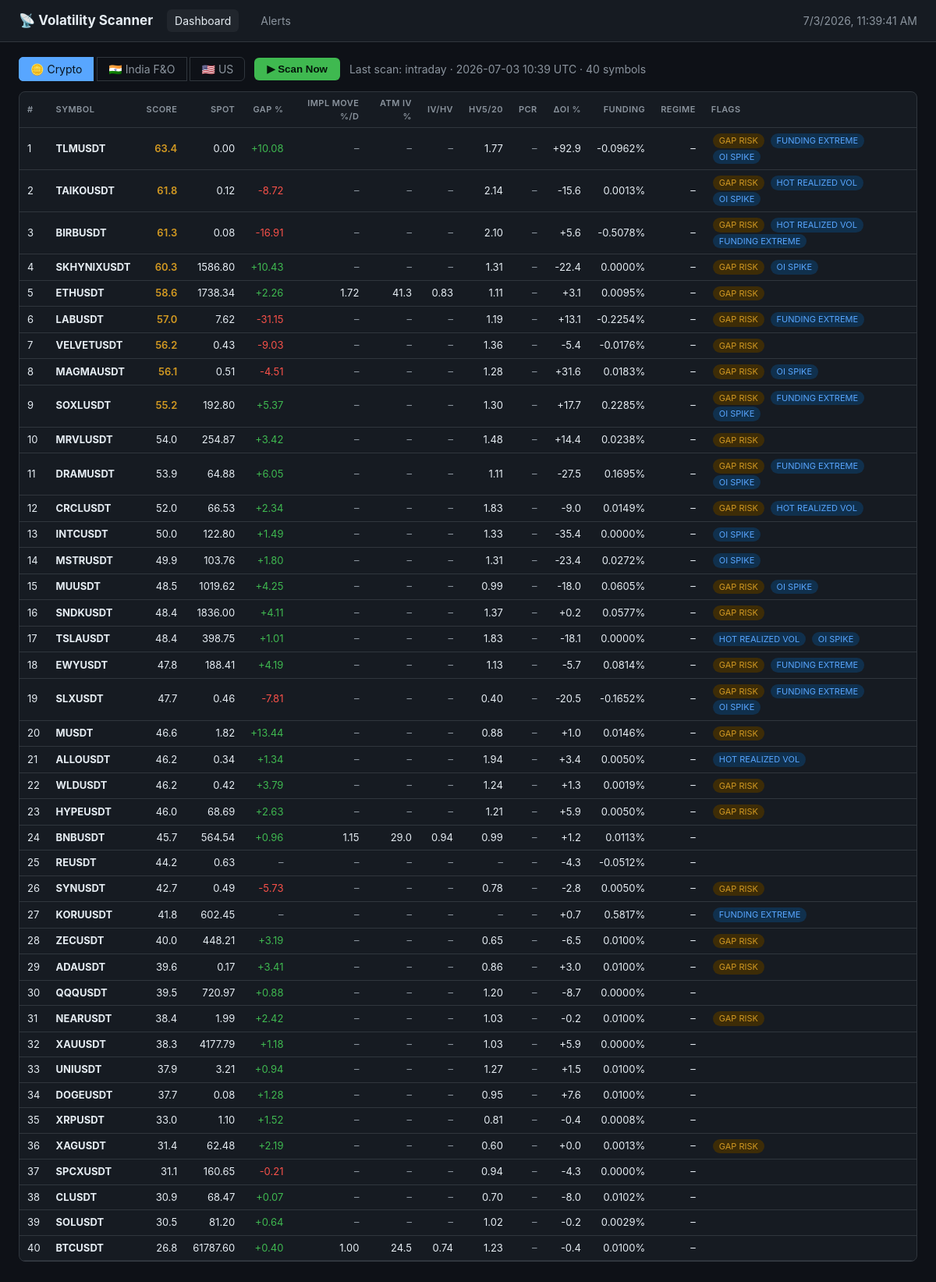
The app's page /?market=CRYPTO with its own data.
### models.py (models this page shows)
class ScanRun(db.Model):
    __tablename__ = "scan_runs"
    id          = db.Column(db.Integer, primary_key=True)
    market_type = db.Column(db.String(10), nullable=False, index=True)
    scan_kind   = db.Column(db.String(20), nullable=False)  # premarket | postopen | intraday | manual
    started_at  = db.Column(db.DateTime, default=utcnow)
    finished_at = db.Column(db.DateTime)
    n_symbols   = db.Column(db.Integer, default=0)
    n_errors    = db.Column(db.Integer, default=0)
    status      = db.Column(db.String(15), default="running")  # running | done | failed
    results = db.relationship("ScanResult", backref="run", lazy="dynamic")

class ScanResult(db.Model):
    __tablename__ = "scan_results"
    id           = db.Column(db.Integer, primary_key=True)
    run_id       = db.Column(db.Integer, db.ForeignKey("scan_runs.id"), index=True)
    market_type  = db.Column(db.String(10), nullable=False, index=True)
    symbol       = db.Column(db.String(30), nullable=False, index=True)
    scanned_at   = db.Column(db.DateTime, default=utcnow)
    spot         = db.Column(db.Float)
    prev_close   = db.Column(db.Float)
    gap_pct      = db.Column(db.Float)          # (spot - prev_close)/prev_close * 100
    implied_move = db.Column(db.Float)          # straddle-implied 1-day move %
    atm_iv       = db.Column(db.Float)          # ATM IV %
    iv_hv_ratio  = db.Column(db.Float)          # ATM IV vs 20d realized vol
    hv_short     = db.Column(db.Float)          # 5d realized vol (annualized %)
    hv_long      = db.Column(db.Float)          # 20d realized vol (annualized %)
    hv_ratio     = db.Column(db.Float)          # hv_short / hv_long
    atr_pct      = db.Column(db.Float)          # 14d ATR as % of close
    dist_52w_pct = db.Column(db.Float)          # distance from nearer 52w extreme, %
    pcr          = db.Column(db.Float)          # put-call OI ratio
    oi_total     = db.Column(db.Float)
    oi_change_pct = db.Column(db.Float)         # vs previous logged scan
    regime       = db.Column(db.String(20))     # Positive/Negative Gamma (or None)
    gamma_flip   = db.Column(db.Float)
    funding_rate = db.Column(db.Float)          # crypto only
    features_json = db.Column(db.Text)          # full raw snapshot for future model training
    score        = db.Column(db.Float, index=True)  # composite 0–100
    rank         = db.Column(db.Integer)
    flags        = db.Column(db.String(200))    # comma-separated triggered flags

### app.py (the view)
@app.route("/")
def dashboard():
    market = request.args.get("market", MARKET_INDIA).upper()
    if market not in VALID_MARKETS:
        market = MARKET_INDIA
    run = _latest_run(market)
    results = _run_results(run) if run else []
    return render_template("dashboard.html",
                           market=market, markets=sorted(VALID_MARKETS),
                           run=run, results=results,
                           scanning=scheduler.is_running(market))

### app.py (called while the page is built)
def _latest_run(market_type: str) -> ScanRun | None:
    return (ScanRun.query.filter_by(market_type=market_type, status="done")
            .order_by(ScanRun.id.desc()).first())

def _run_results(run: ScanRun) -> list[dict]:
    rows = (ScanResult.query.filter_by(run_id=run.id)
            .order_by(ScanResult.rank).all())
    out = []
    for r in rows:
        out.append({
            "rank": r.rank, "symbol": r.symbol, "score": r.score,
            "spot": r.spot, "gap_pct": r.gap_pct,
            "implied_move": r.implied_move, "atm_iv": r.atm_iv,
            "iv_hv_ratio": r.iv_hv_ratio, "hv_ratio": r.hv_ratio,
            "pcr": r.pcr, "oi_change_pct": r.oi_change_pct,
            "regime": r.regime, "funding_rate": r.funding_rate,
            "flags": r.flags or "",
        })
    return out

### scheduler.py (called while the page is built)
def is_running(market_type: str) -> bool:
    return _running.get(market_type, False)

### templates/dashboard.html (shortened to what this page needs)
{% extends "base.html" %}
{% block content %}
<div class="bar">
  <div class="tabs">
    {% for m in markets %}
      <a href="/?market={{ m }}" class="{{ 'active' if m == market }}">
        {{ {'INDIA':'🇮🇳 India F&O','CRYPTO':'🪙 Crypto','US':'🇺🇸 US'}[m] }}</a>
    {% endfor %}
  </div>
  <button id="scanBtn" {{ 'disabled' if scanning }}>
    {{ 'Scanning…' if scanning else '▶ Scan Now' }}</button>
  {% if run %}
    <span class="muted">Last scan: {{ run.scan_kind }} ·
      {{ run.finished_at.strftime('%Y-%m-%d %H:%M UTC') if run.finished_at }} ·
      {{ run.n_symbols }} symbols</span>
  {% else %}
    <span class="muted">No scan yet for {{ market }} — hit Scan Now.</span>
  {% endif %}
</div>
{% if results %}
<div class="card" style="padding:0; overflow-x:auto;">
<table>
  <thead><tr>
    <th>#</th><th>Symbol</th><th>Score</th><th>Spot</th><th>Gap %</th>
    <th>Impl Move %/d</th><th>ATM IV %</th><th>IV/HV</th><th>HV5/20</th>
    <th>PCR</th><th>ΔOI %</th>
    {% if market == 'CRYPTO' %}<th>Funding</th>{% endif %}
    <th>Regime</th><th style="text-align:left">Flags</th>
  </tr></thead>
  <tbody>
  {% for r in results %}
    {% macro num(v, d=2, sign=False) -%}
      {%- if v is none -%}<span class="muted">–</span>
      {%- else -%}{{ '%+.*f'|format(d, v) if sign else '%.*f'|format(d, v) }}{%- endif -%}
    {%- endmacro %}
    <tr>
      <td>{{ r.rank }}</td>
      <td><strong>{{ r.symbol }}</strong></td>
      <td class="{{ 'score-hi' if r.score >= 70 else ('score-md' if r.score >= 55) }}">
        {{ num(r.score, 1) }}</td>
      <td>{{ num(r.spot) }}</td>
      <td class="{{ 'neg' if r.gap_pct and r.gap_pct < 0 else ('pos' if r.gap_pct) }}">
        {{ num(r.gap_pct, 2, True) }}</td>
      <td>{{ num(r.implied_move) }}</td>
      <td>{{ num(r.atm_iv, 1) }}</td>
      <td>{{ num(r.iv_hv_ratio) }}</td>
      <td>{{ num(r.hv_ratio) }}</td>
      <td>{{ num(r.pcr) }}</td>
      <td>{{ num(r.oi_change_pct, 1, True) }}</td>
      {% if market == 'CRYPTO' %}
        <td>{{ num(r.funding_rate * 100 if r.funding_rate is not none else none, 4) }}%</td>
      {% endif %}
      <td class="{{ 'neg' if r.regime == 'Negative Gamma' }}">
        {{ r.regime or '–' }}</td>
      <td style="text-align:left">
        {% for f in r.flags.split(',') if f %}
          <span class="pill {{ 'crit' if 'GAMMA' in f else ('high' if f in ('GAP_RISK','IMPLIED_MOVE_SPIKE') else 'med') }}">{{ f.replace('_',' ') }}</span>
        {% endfor %}
      </td>
    </tr>
  {% endfor %}
  </tbody>
</table>
</div>
{% endif %}
{% endblock %}

### templates/base.html (shortened to what this page needs)
<!doctype html>
<html lang="en">
<head>
</head>
<body>
<header>
  <h1>📡 Volatility Scanner</h1>
  <a href="/" class="{{ 'active' if request.path == '/' }}">Dashboard</a>
  <a href="/alerts" class="{{ 'active' if request.path == '/alerts' }}">Alerts</a>
  <span class="muted" id="clock"></span>
</header>
<main>{% block content %}{% endblock %}</main>
</body>
</html>

### templates/base.html (style rules this page uses)
:root { --bg: #0e1117; --panel: #161b22; --border: #30363d; --text: #e6edf3; --muted: #8b949e; --accent: #58a6ff; --red: #f85149; --green: #3fb950; --orange: #d29922; --purple: #bc8cff; }
* { box-sizing: border-box; }
body { margin: 0; background: var(--bg); color: var(--text); font: 14px/1.5 -apple-system, "Segoe UI", Roboto, sans-serif; }
header { display: flex; align-items: center; gap: 18px; padding: 12px 24px; background: var(--panel); border-bottom: 1px solid var(--border); }
header h1 { font-size: 17px; margin: 0; }
header a { color: var(--muted); text-decoration: none; padding: 4px 10px; border-radius: 6px; }
header a.active, header a:hover { color: var(--text); background: #21262d; }
main { padding: 20px 24px; max-width: 1280px; margin: 0 auto; }
table { border-collapse: collapse; width: 100%; font-size: 13px; }
th, td { padding: 6px 10px; text-align: right; border-bottom: 1px solid var(--border); }
th { color: var(--muted); font-weight: 600; text-transform: uppercase; font-size: 11px; letter-spacing: .04em; }
th:nth-child(-n+2), td:nth-child(-n+2) { text-align: left; }
.pill { display: inline-block; padding: 1px 8px; border-radius: 10px; font-size: 11px; margin: 1px 2px; }
.pill.high { background: #3d2c07; color: var(--orange); }
.pill.med { background: #10304d; color: var(--accent); }
.neg { color: var(--red); }
.pos { color: var(--green); }
.score-md { color: var(--orange); font-weight: 600; }
.muted { color: var(--muted); }
.bar { display: flex; align-items: center; gap: 12px; margin-bottom: 14px; flex-wrap: wrap; }
.tabs a { padding: 6px 14px; border: 1px solid var(--border); color: var(--muted); text-decoration: none; }
.tabs a:first-child { border-radius: 6px 0 0 6px; }
.tabs a:last-child { border-radius: 0 6px 6px 0; }
.tabs a.active { background: var(--accent); color: #08131f; border-color: var(--accent); }
button { background: var(--green); border: 0; color: #04150a; font-weight: 600; padding: 7px 16px; border-radius: 6px; cursor: pointer; }
.card { background: var(--panel); border: 1px solid var(--border); border-radius: 8px; padding: 14px 16px; margin-bottom: 16px; }

### records on screen
ScanRun: scan_kind "intraday", finished_at "2026-07-03 10:39 UTC", n_symbols "40"
ScanResult: rank "1", symbol "TLMUSDT", score "63.4 0.00 +10.08 1.77 +92.9 -0.0962", regime "–", replace "GAP RISK" "FUNDING EXTREME" "OI SPIKE"
ScanResult: rank "2", symbol "TAIKOUSDT", score "61.8 0.12 -8.72 2.14 -15.6 0.0013", regime "–", replace "GAP RISK" "HOT REALIZED VOL" "OI SPIKE"
ScanResult: rank "3", symbol "BIRBUSDT", score "61.3 0.08 -16.91 2.10 +5.6 -0.5078", regime "–", replace "GAP RISK" "HOT REALIZED VOL" "FUNDING EXTREME"
ScanResult: rank "4", symbol "SKHYNIXUSDT", score "60.3 1586.80 +10.43 1.31 -22.4 0.0000", regime "–", replace "GAP RISK" "OI SPIKE"
ScanResult: rank "5", symbol "ETHUSDT", score "58.6 1738.34 +2.26 1.72 41.3 0.83 1.11 +3.1 0.0095", regime "–", replace "GAP RISK"
ScanResult: rank "6", symbol "LABUSDT", score "57.0 7.62 -31.15 1.19 +13.1 -0.2254", regime "–", replace "GAP RISK" "FUNDING EXTREME"
ScanResult: rank "7", symbol "VELVETUSDT", score "56.2 0.43 -9.03 1.36 -5.4 -0.0176", regime "–", replace "GAP RISK"
ScanResult: rank "8", symbol "MAGMAUSDT", score "56.1 0.51 -4.51 1.28 +31.6 0.0183", regime "–", replace "GAP RISK" "OI SPIKE"
ScanResult: rank "9", symbol "SOXLUSDT", score "55.2 192.80 +5.37 1.30 +17.7 0.2285", regime "–", replace "GAP RISK" "FUNDING EXTREME" "OI SPIKE"
ScanResult: rank "10", symbol "MRVLUSDT", score "54.0 254.87 +3.42 1.48 +14.4 0.0238", regime "–", replace "GAP RISK"
ScanResult: rank "11", symbol "DRAMUSDT", score "53.9 64.88 +6.05 1.11 -27.5 0.1695", regime "–", replace "GAP RISK" "FUNDING EXTREME" "OI SPIKE"
ScanResult: rank "12", symbol "CRCLUSDT", score "52.0 66.53 +2.34 1.83 -9.0 0.0149", regime "–", replace "GAP RISK" "HOT REALIZED VOL"
ScanResult: rank "13", symbol "INTCUSDT", score "50.0 122.80 +1.49 1.33 -35.4 0.0000", regime "–", replace "OI SPIKE"
ScanResult: rank "14", symbol "MSTRUSDT", score "49.9 103.76 +1.80 1.31 -23.4 0.0272", regime "–", replace "OI SPIKE"
ScanResult: rank "15", symbol "MUUSDT", score "48.5 1019.62 +4.25 0.99 -18.0 0.0605", regime "–", replace "GAP RISK" "OI SPIKE"
ScanResult: rank "16", symbol "SNDKUSDT", score "48.4 1836.00 +4.11 1.37 +0.2 0.0577", regime "–", replace "GAP RISK"
ScanResult: rank "17", symbol "TSLAUSDT", score "48.4 398.75 +1.01 1.83 -18.1 0.0000", regime "–", replace "HOT REALIZED VOL" "OI SPIKE"
ScanResult: rank "18", symbol "EWYUSDT", score "47.8 188.41 +4.19 1.13 -5.7 0.0814", regime "–", replace "GAP RISK" "FUNDING EXTREME"
ScanResult: rank "19", symbol "SLXUSDT", score "47.7 0.46 -7.81 0.40 -20.5 -0.1652", regime "–", replace "GAP RISK" "FUNDING EXTREME" "OI SPIKE"
ScanResult: rank "20", symbol "MUSDT", score "46.6 1.82 +13.44 0.88 +1.0 0.0146", regime "–", replace "GAP RISK"
ScanResult: rank "21", symbol "ALLOUSDT", score "46.2 0.34 +1.34 1.94 +3.4 0.0050", regime "–", replace "HOT REALIZED VOL"
ScanResult: rank "22", symbol "WLDUSDT", score "46.2 0.42 +3.79 1.24 +1.3 0.0019", regime "–", replace "GAP RISK"
ScanResult: rank "23", symbol "HYPEUSDT", score "46.0 68.69 +2.63 1.21 +5.9 0.0050", regime "–", replace "GAP RISK"
ScanResult: rank "24", symbol "BNBUSDT", score "45.7 564.54 +0.96 1.15 29.0 0.94 0.99 +1.2 0.0113", regime "–"
ScanResult: rank "25", symbol "REUSDT", score "44.2 0.63 -4.3 -0.0512", regime "–"
ScanResult: rank "26", symbol "SYNUSDT", score "42.7 0.49 -5.73 0.78 -2.8 0.0050", regime "–", replace "GAP RISK"
ScanResult: rank "27", symbol "KORUUSDT", score "41.8 602.45 +0.7 0.5817", regime "–", replace "FUNDING EXTREME"
ScanResult: rank "28", symbol "ZECUSDT", score "40.0 448.21 +3.19 0.65 -6.5 0.0100", regime "–", replace "GAP RISK"
ScanResult: rank "29", symbol "ADAUSDT", score "39.6 0.17 +3.41 0.86 +3.0 0.0100", regime "–", replace "GAP RISK"
ScanResult: rank "30", symbol "QQQUSDT", score "39.5 720.97 +0.88 1.20 -8.7 0.0000", regime "–"
ScanResult: rank "31", symbol "NEARUSDT", score "38.4 1.99 +2.42 1.03 -0.2 0.0100", regime "–", replace "GAP RISK"
ScanResult: rank "32", symbol "XAUUSDT", score "38.3 4177.79 +1.18 1.03 +5.9 0.0000", regime "–"
ScanResult: rank "33", symbol "UNIUSDT", score "37.9 3.21 +0.94 1.27 +1.5 0.0100", regime "–"
ScanResult: rank "34", symbol "DOGEUSDT", score "37.7 0.08 +1.28 0.95 +7.6 0.0100", regime "–"
ScanResult: rank "35", symbol "XRPUSDT", score "33.0 1.10 +1.52 0.81 -0.4 0.0008", regime "–"
ScanResult: rank "36", symbol "XAGUSDT", score "31.4 62.48 +2.19 0.60 +0.0 0.0013", regime "–", replace "GAP RISK"
ScanResult: rank "37", symbol "SPCXUSDT", score "31.1 160.65 -0.21 0.94 -4.3 0.0000", regime "–"
ScanResult: rank "38", symbol "CLUSDT", score "30.9 68.47 +0.07 0.70 -8.0 0.0102", regime "–"
ScanResult: rank "39", symbol "SOLUSDT", score "30.5 81.20 +0.64 1.02 -0.2 0.0029", regime "–"
ScanResult: rank "40", symbol "BTCUSDT", score "26.8 61787.60 +0.40 1.00 24.5 0.74 1.23 -0.4 0.0100", regime "–"

### other values on screen
{{ {'INDIA':'🇮🇳 India F&O','CRYPTO':'🪙 Crypto','US':'🇺🇸 US'}[m] }} "🪙 Crypto" "🇮🇳 India F&O" "🇺🇸 US"
{{ 'Scanning…' if scanning else '▶ Scan Now' }} "▶ Scan Now"
